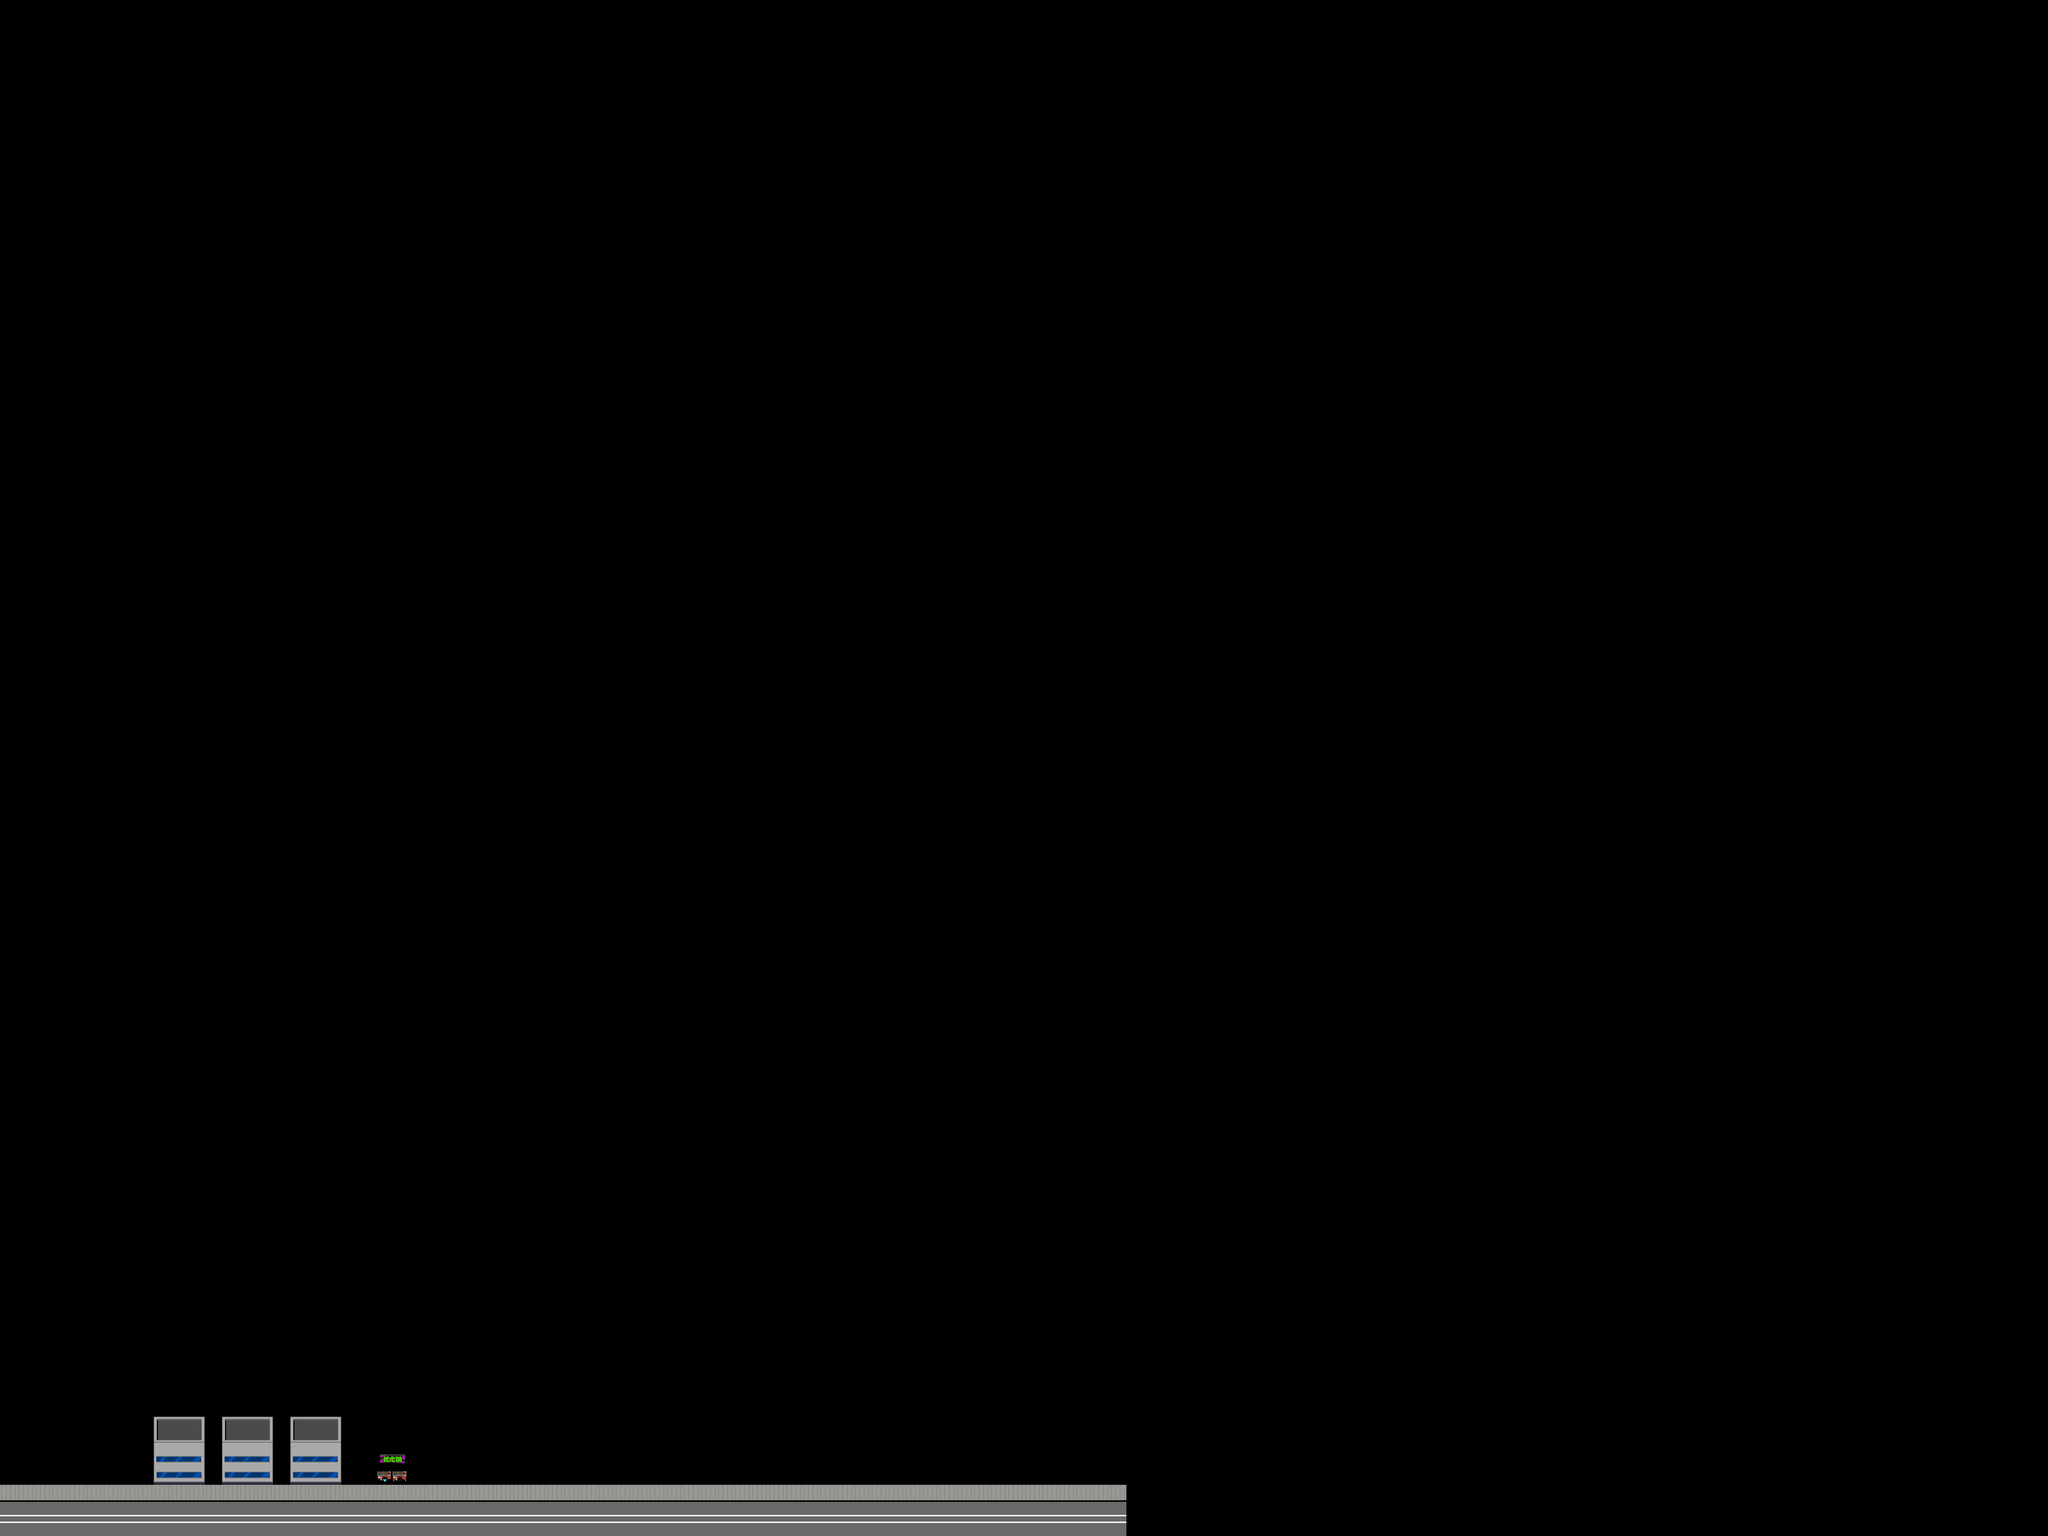

This is a level from a 2D game, rendered from its Tiled map with the project's own tilesets. A one-line summary and the map file follow, with tile-layer data summarised:
An orthogonal 120x90 tile map with 64x64 px tiles, 1 tile layer (Tile Layer 1) and 1 object.

<map version="1.0" tiledversion="1.0.3" orientation="orthogonal" renderorder="right-down" width="120" height="90" tilewidth="64" tileheight="64" nextobjectid="3">
 <tileset firstgid="1" source="NexusRunner.tsx" />
 <layer name="Tile Layer 1" width="120" height="90">
  <data>[10800 cells, 238 non-empty, 19 distinct tile ids]</data>
 </layer>
 <objectgroup name="Object Layer 1">
  <object id="1" x="0" y="5632" width="1072" height="64" />
 </objectgroup>
</map>
